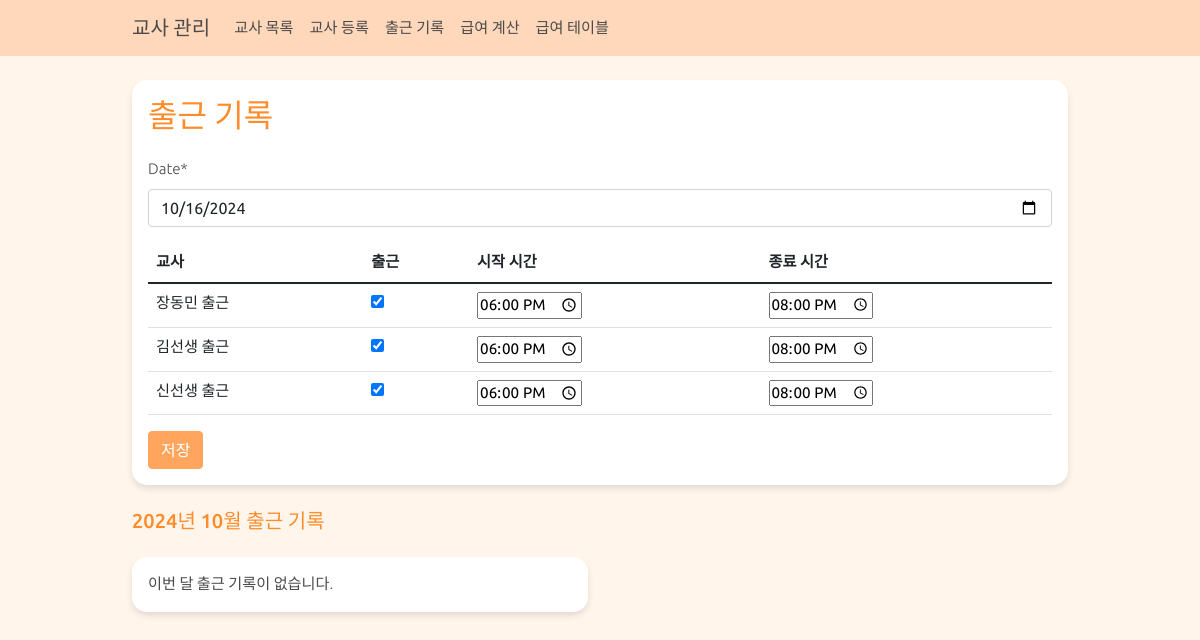
The app's page /teachers/attendance/create/ (signed in), older data.
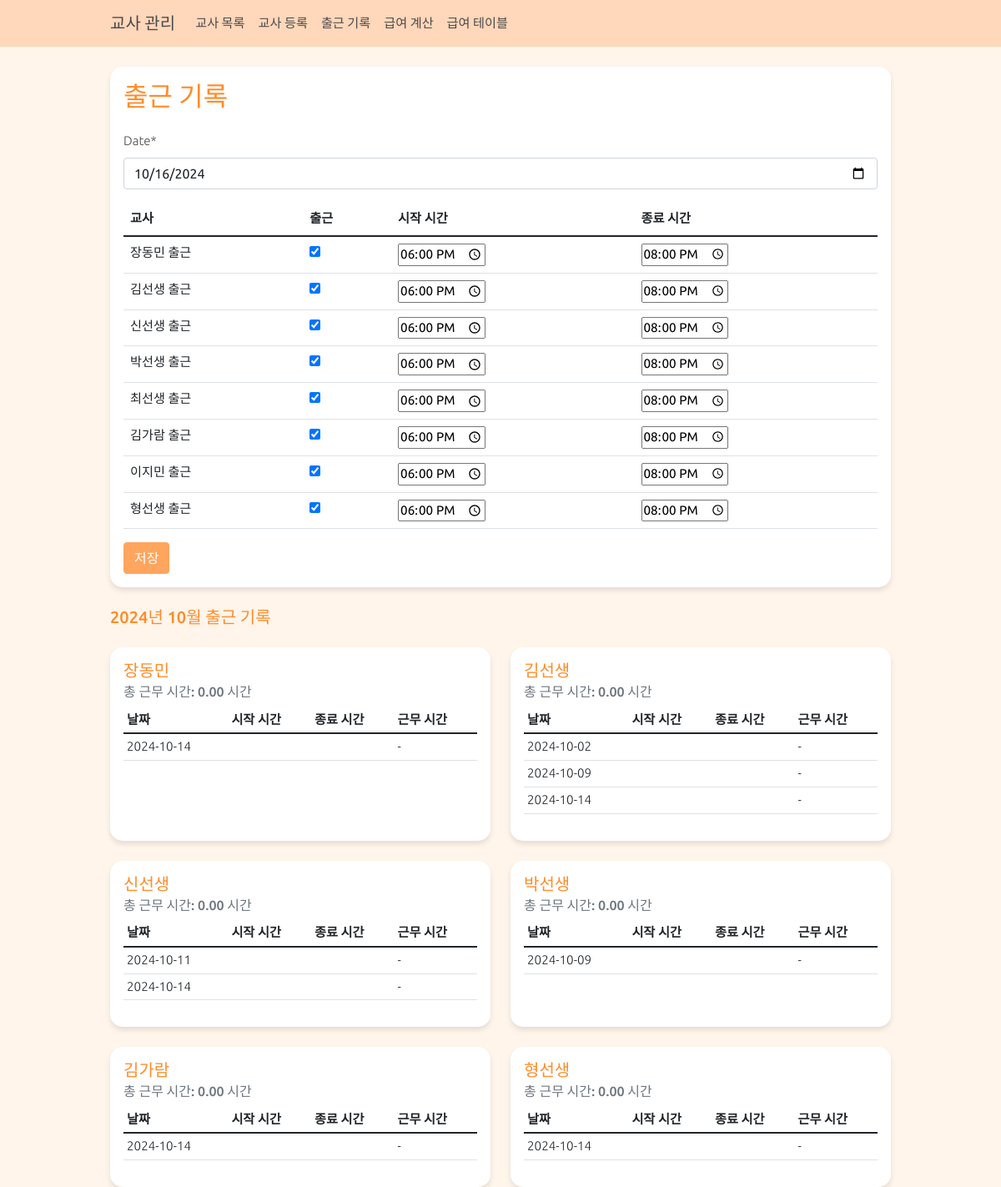
The same page, newer data.
### teachers/models.py (models this page shows, shortened)
class Teacher(models.Model):
    GENDER_CHOICES = [
        ('M', '남'),
        ('F', '여'),
    ]
    name = models.CharField(max_length=100, verbose_name='이름')
    phone_number = models.CharField(
        max_length=11,
        validators=[validate_phone_number],
        blank=True,
        null=True,
        verbose_name='전화번호'
    )
    email = models.EmailField(blank=True, null=True, verbose_name='이메일')
    gender = models.CharField(max_length=1, choices=GENDER_CHOICES, blank=True, null=True, verbose_name='성별')
    hire_date = models.DateField(blank=True, null=True, verbose_name='입사일')
    resignation_date = models.DateField(blank=True, null=True, verbose_name='퇴사일')
    bank = models.ForeignKey('common.Bank', on_delete=models.SET_NULL, blank=True, null=True, verbose_name='거래은행')
    account_number = models.CharField(max_length=20, blank=True, null=True, verbose_name='급여계좌')
    base_salary = models.IntegerField(blank=True, null=True, verbose_name='급여기준', default=15000)
    additional_salary = models.IntegerField(blank=True, null=True, verbose_name='추가급여', default=0)
    other_info = models.TextField(blank=True, null=True, verbose_name='기타')
    is_active = models.BooleanField(default=True, verbose_name='재직중')
    extra_field1 = models.CharField(max_length=100, blank=True, null=True, verbose_name='예비1')
    extra_field2 = models.CharField(max_length=100, blank=True, null=True, verbose_name='예비2')
    extra_field3 = models.CharField(max_length=100, blank=True, null=True, verbose_name='예비3')
    extra_field4 = models.CharField(max_length=100, blank=True, null=True, verbose_name='예비4')
    class Meta:
        verbose_name = '교사'
        verbose_name_plural = '교사'

class Attendance(models.Model):
    teacher = models.ForeignKey(Teacher, on_delete=models.CASCADE, verbose_name='교사')
    date = models.DateField(default=timezone.now, verbose_name='날짜')
    is_present = models.BooleanField(default=True, verbose_name='출근')
    start_time = models.TimeField(null=True, blank=True, verbose_name='근무 시작 시간')
    end_time = models.TimeField(null=True, blank=True, verbose_name='근무 종료 시간')
    class Meta:
        unique_together = ['teacher', 'date']
        verbose_name = '출근기록'
        verbose_name_plural = '출근기록들'

### teachers/views.py (the view, shortened to what this page needs)
# urls.py: path('attendance/create/', views.AttendanceCreateView.as_view(), name='attendance_create'),
class AttendanceCreateView(LoginRequiredMixin, View):
    def get(self, request):
        teachers = Teacher.objects.filter(is_active=True)
        form = BulkAttendanceForm(teachers=teachers)
        current_date = timezone.now().date()
        month_start = current_date.replace(day=1)
        month_end = (month_start + timedelta(days=32)).replace(day=1) - timedelta(days=1)
        monthly_records = Attendance.objects.filter(date__range=[month_start, month_end]).order_by('teacher', 'date')
        teacher_records = {}
        for record in monthly_records:
            if record.teacher not in teacher_records:
                teacher_records[record.teacher] = {'records': [], 'total_hours': 0}
            if record.start_time and record.end_time:
                start_datetime = timezone.make_aware(timezone.datetime.combine(record.date, record.start_time))
                end_datetime = timezone.make_aware(timezone.datetime.combine(record.date, record.end_time))
                work_hours = (end_datetime - start_datetime).total_seconds() / 3600
                record.work_hours = round(work_hours, 2)
                teacher_records[record.teacher]['total_hours'] += record.work_hours
            else:
                record.work_hours = None
            teacher_records[record.teacher]['records'].append(record)
        context = {
            'form': form,
            'teacher_records': teacher_records,
            'current_month': current_date.strftime('%Y년 %m월')
        }
        return render(request, 'teachers/attendance_form.html', context)

### teachers/forms.py
class BulkAttendanceForm(forms.Form):
    date = forms.DateField(widget=forms.DateInput(attrs={'type': 'date'}), initial=timezone.now)
    def __init__(self, *args, **kwargs):
        teachers = kwargs.pop('teachers', None)
        super().__init__(*args, **kwargs)
        if teachers:
            for teacher in teachers:
                self.fields[f'is_present_{teacher.id}'] = forms.BooleanField(required=False, initial=True, label=f'{teacher.name} 출근')
                self.fields[f'start_time_{teacher.id}'] = forms.TimeField(
                    widget=forms.TimeInput(attrs={'type': 'time'}),
                    initial=timezone.now().replace(hour=18, minute=0, second=0).time(),
                    required=False,
                    label=f'{teacher.name} 시작 시간'
                )
                self.fields[f'end_time_{teacher.id}'] = forms.TimeField(
                    widget=forms.TimeInput(attrs={'type': 'time'}),
                    initial=timezone.now().replace(hour=20, minute=0, second=0).time(),
                    required=False,
                    label=f'{teacher.name} 종료 시간'
                )

### templates/teachers/attendance_form.html (shortened to what this page needs)
{% extends 'base.html' %}
{% load crispy_forms_tags %}
{% block content %}
<div class="card mb-4">
    <div class="card-body">
        <h2 class="card-title mb-4">출근 기록</h2>
        <form method="post" class="needs-validation" novalidate>
            {{ form.date|as_crispy_field }}
            <table class="table">
                <thead>
                    <tr>
                        <th>교사</th>
                        <th>출근</th>
                        <th>시작 시간</th>
                        <th>종료 시간</th>
                    </tr>
                </thead>
                <tbody>
                    {% for field in form %}
                        {% if field.name != 'date' %}
                            {% if 'is_present' in field.name %}
                                <tr>
                                    <td>{{ field.label }}</td>
                                    <td>{{ field }}</td>
                            {% elif 'start_time' in field.name %}
                                    <td>{{ field }}</td>
                            {% elif 'end_time' in field.name %}
                                    <td>{{ field }}</td>
                                </tr>
                            {% endif %}
                        {% endif %}
                    {% endfor %}
                </tbody>
            </table>
            <button type="submit" class="btn btn-primary">저장</button>
        </form>
    </div>
</div>
<h5 class="mb-4">{{ current_month }} 출근 기록</h5>
<div class="row row-cols-1 row-cols-md-2 g-4">
    {% for teacher, data in teacher_records.items %}
        <div class="col">
            <div class="card h-100">
                <div class="card-body">
                    <h5 class="card-title">{{ teacher.name }}</h5>
                    <h6 class="card-subtitle mb-2 text-muted">총 근무 시간: {{ data.total_hours|floatformat:2 }} 시간</h6>
                    <div class="table-responsive">
                        <table class="table table-sm">
                            <thead>
                                <tr>
                                    <th>날짜</th>
                                    <th>시작 시간</th>
                                    <th>종료 시간</th>
                                    <th>근무 시간</th>
                                </tr>
                            </thead>
                            <tbody>
                                {% for record in data.records %}
                                    <tr>
                                        <td>{{ record.date|date:"Y-m-d" }}</td>
                                        <td>{{ record.start_time|time:"H:i" }}</td>
                                        <td>{{ record.end_time|time:"H:i" }}</td>
                                        <td>
                                            {% if record.work_hours is not None %}
                                                {{ record.work_hours|floatformat:2 }} 시간
                                            {% else %}
                                                -
                                            {% endif %}
                                        </td>
                                    </tr>
                                {% endfor %}
                            </tbody>
                        </table>
                    </div>
                </div>
            </div>
        </div>
    {% empty %}
        <div class="col">
            <div class="card">
                <div class="card-body">
                    <p class="card-text">이번 달 출근 기록이 없습니다.</p>
                </div>
            </div>
        </div>
    {% endfor %}
</div>
{% endblock %}

Row changes from the older to the newer data that the page shows:
now on this page (row unchanged): Teacher: name "장동민", total_hours "0.00"
added Attendance: date "2024-10-14", shown under "장동민"
now on this page (row unchanged): Teacher: name "김선생", total_hours "0.00"
added Attendance: date "2024-10-02", shown under "김선생"
added Attendance: date "2024-10-09", shown under "김선생"
added Attendance: date "2024-10-14", shown under "김선생"
now on this page (row unchanged): Teacher: name "신선생", total_hours "0.00"
added Attendance: date "2024-10-11", shown under "신선생"
added Attendance: date "2024-10-14", shown under "신선생"
added Teacher: name "박선생", total_hours "0.00"
added Attendance: date "2024-10-09", shown under "박선생"
added Teacher: name "김가람", total_hours "0.00"
added Attendance: date "2024-10-14", shown under "김가람"
added Teacher: name "형선생", total_hours "0.00"
added Attendance: date "2024-10-14", shown under "형선생"
Text that changed along with them:
new list line: "박선생 출근 ☑"
new list line: "18:00:00"
new list line: "20:00:00"
new list line: "최선생 출근 ☑"
new list line: "김가람 출근 ☑"
new list line: "이지민 출근 ☑"
new list line: "형선생 출근 ☑"
text no longer shown: "이번 달 출근 기록이 없습니다."
